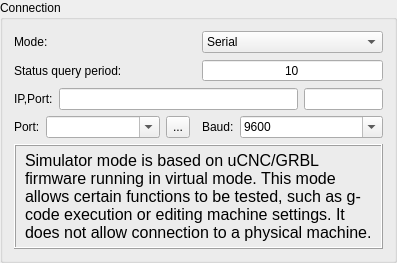
         <widget class="QGroupBox" name="grpConnection">
          <property name="title">
           <string>Connection</string>
          </property>
          <layout class="QVBoxLayout" name="verticalLayout">
           <item>
            <widget class="QFrame" name="frameConnection">
             <property name="frameShape">
              <enum>QFrame::Shape::NoFrame</enum>
             </property>
             <property name="frameShadow">
              <enum>QFrame::Shadow::Raised</enum>
             </property>
             <layout class="QGridLayout" name="gridLayout_10">
              <property name="leftMargin">
               <number>0</number>
              </property>
              <property name="topMargin">
               <number>0</number>
              </property>
              <property name="rightMargin">
               <number>0</number>
              </property>
              <property name="bottomMargin">
               <number>0</number>
              </property>
              <item row="0" column="0">
               <layout class="QGridLayout" name="gridLayout_9">
                <item row="0" column="0">
                 <widget class="QLabel" name="label_8">
                  <property name="text">
                   <string>Mode:</string>
                  </property>
                 </widget>
                </item>
                <item row="0" column="1">
                 <widget class="QComboBox" name="cboConnectionMode">
                  <item>
                   <property name="text">
                    <string>Serial</string>
                   </property>
                  </item>
                  <item>
                   <property name="text">
                    <string>Raw TCP socket</string>
                   </property>
                  </item>
                  <item>
                   <property name="text">
                    <string>uCNC virtual mode</string>
                   </property>
                  </item>
                  <item>
                   <property name="text">
                    <string>GRBL virtual mode</string>
                   </property>
                  </item>
                 </widget>
                </item>
                <item row="1" column="0">
                 <widget class="QLabel" name="label_11">
                  <property name="text">
                   <string>Status query period:</string>
                  </property>
                  <property name="wordWrap">
                   <bool>true</bool>
                  </property>
                 </widget>
                </item>
                <item row="1" column="1">
                 <widget class="QSpinBox" name="txtQueryStateInterval">
                  <property name="font">
                   <font>
                    <pointsize>9</pointsize>
                   </font>
                  </property>
                  <property name="alignment">
                   <set>Qt::AlignmentFlag::AlignCenter</set>
                  </property>
                  <property name="buttonSymbols">
                   <enum>QAbstractSpinBox::ButtonSymbols::NoButtons</enum>
                  </property>
                  <property name="minimum">
                   <number>10</number>
                  </property>
                  <property name="maximum">
                   <number>9999</number>
                  </property>
                 </widget>
                </item>
               </layout>
              </item>
             </layout>
            </widget>
           </item>
           <item>
            <widget class="QFrame" name="frameConnectionRawSocket">
             <property name="frameShape">
              <enum>QFrame::Shape::NoFrame</enum>
             </property>
             <property name="frameShadow">
              <enum>QFrame::Shadow::Raised</enum>
             </property>
             <layout class="QHBoxLayout" name="horizontalLayout_6">
              <property name="leftMargin">
               <number>0</number>
              </property>
              <property name="topMargin">
               <number>0</number>
              </property>
              <property name="rightMargin">
               <number>0</number>
              </property>
              <property name="bottomMargin">
               <number>0</number>
              </property>
              <item>
               <widget class="QLabel" name="label_10">
                <property name="text">
                 <string>IP,Port:</string>
                </property>
               </widget>
              </item>
              <item>
               <widget class="QLineEdit" name="txtRawTcpHost">
                <property name="sizePolicy">
                 <sizepolicy hsizetype="Expanding" vsizetype="Fixed">
                  <horstretch>3</horstretch>
                  <verstretch>0</verstretch>
                 </sizepolicy>
                </property>
               </widget>
              </item>
              <item>
               <widget class="QLineEdit" name="txtRawTcpPort">
                <property name="sizePolicy">
                 <sizepolicy hsizetype="Expanding" vsizetype="Fixed">
                  <horstretch>1</horstretch>
                  <verstretch>0</verstretch>
                 </sizepolicy>
                </property>
               </widget>
              </item>
             </layout>
            </widget>
           </item>
           <item>
            <widget class="QFrame" name="frameConnectionSerial">
             <property name="frameShape">
              <enum>QFrame::Shape::NoFrame</enum>
             </property>
             <property name="frameShadow">
              <enum>QFrame::Shadow::Plain</enum>
             </property>
             <layout class="QVBoxLayout" name="verticalLayout_11">
              <property name="leftMargin">
               <number>0</number>
              </property>
              <property name="topMargin">
               <number>0</number>
              </property>
              <property name="rightMargin">
               <number>0</number>
              </property>
              <property name="bottomMargin">
               <number>0</number>
              </property>
              <item>
               <layout class="QGridLayout" name="gridLayout_8" columnstretch="0,1,0,0,1">
                <item row="0" column="3">
                 <widget class="QLabel" name="label_2">
                  <property name="text">
                   <string>Baud:</string>
                  </property>
                 </widget>
                </item>
                <item row="0" column="0">
                 <widget class="QLabel" name="label">
                  <property name="text">
                   <string>Port:</string>
                  </property>
                 </widget>
                </item>
                <item row="0" column="4">
                 <widget class="QComboBox" name="cboSerialBaud">
                  <property name="editable">
                   <bool>true</bool>
                  </property>
                  <property name="currentText">
                   <string>9600</string>
                  </property>
                  <item>
                   <property name="text">
                    <string>9600</string>
                   </property>
                  </item>
                  <item>
                   <property name="text">
                    <string>14400</string>
                   </property>
                  </item>
                  <item>
                   <property name="text">
                    <string>19200</string>
                   </property>
                  </item>
                  <item>
                   <property name="text">
                    <string>38400</string>
                   </property>
                  </item>
                  <item>
                   <property name="text">
                    <string>57600</string>
                   </property>
                  </item>
                  <item>
                   <property name="text">
                    <string>115200</string>
                   </property>
                  </item>
                 </widget>
                </item>
                <item row="0" column="1">
                 <layout class="QHBoxLayout" name="horizontalLayout_3" stretch="1,0">
                  <item>
                   <widget class="QComboBox" name="cboSerialPort">
                    <property name="editable">
                     <bool>true</bool>
                    </property>
                   </widget>
                  </item>
                  <item>
                   <widget class="QToolButton" name="cmdSerialPortsRefresh">
                    <property name="sizePolicy">
                     <sizepolicy hsizetype="Fixed" vsizetype="Expanding">
                      <horstretch>0</horstretch>
                      <verstretch>0</verstretch>
                     </sizepolicy>
                    </property>
                    <property name="styleSheet">
                     <string notr="true">padding: 0 1 0 2;</string>
                    </property>
                    <property name="text">
                     <string>...</string>
                    </property>
                    <property name="icon">
                     <iconset resource="../resources/images.qrc">
                      <normaloff>:/images/restart.png</normaloff>:/images/restart.png</iconset>
                    </property>
                   </widget>
                  </item>
                 </layout>
                </item>
                <item row="0" column="2">
                 <spacer name="horizontalSpacer_7">
                  <property name="orientation">
                   <enum>Qt::Orientation::Horizontal</enum>
                  </property>
                  <property name="sizeType">
                   <enum>QSizePolicy::Policy::Fixed</enum>
                  </property>
                  <property name="sizeHint" stdset="0">
                   <size>
                    <width>6</width>
                    <height>20</height>
                   </size>
                  </property>
                 </spacer>
                </item>
               </layout>
              </item>
             </layout>
            </widget>
           </item>
           <item>
            <widget class="QFrame" name="frameConnectionSimulator">
             <property name="sizePolicy">
              <sizepolicy hsizetype="Preferred" vsizetype="Preferred">
               <horstretch>0</horstretch>
               <verstretch>0</verstretch>
              </sizepolicy>
             </property>
             <property name="minimumSize">
              <size>
               <width>0</width>
               <height>0</height>
              </size>
             </property>
             <property name="frameShape">
              <enum>QFrame::Shape::Box</enum>
             </property>
             <property name="frameShadow">
              <enum>QFrame::Shadow::Raised</enum>
             </property>
             <layout class="QVBoxLayout" name="verticalLayout_12">
              <property name="leftMargin">
               <number>0</number>
              </property>
              <property name="topMargin">
               <number>0</number>
              </property>
              <property name="rightMargin">
               <number>0</number>
              </property>
              <property name="bottomMargin">
               <number>0</number>
              </property>
              <item>
               <widget class="QLabel" name="label_9">
                <property name="font">
                 <font>
                  <pointsize>12</pointsize>
                 </font>
                </property>
                <property name="styleSheet">
                 <string notr="true">padding: 5px;</string>
                </property>
                <property name="text">
                 <string>Simulator mode is based on uCNC/GRBL firmware running in virtual mode. This mode allows certain functions to be tested, such as g-code execution or editing machine settings. It does not allow connection to a physical machine.</string>
                </property>
                <property name="wordWrap">
                 <bool>true</bool>
                </property>
               </widget>
              </item>
             </layout>
            </widget>
           </item>
          </layout>
         </widget>
